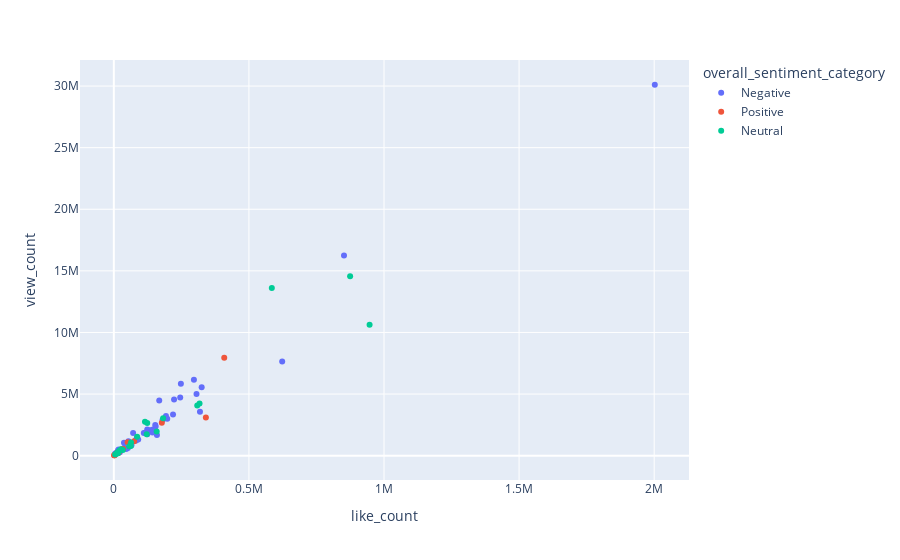

Notebook code cell kept with this figure:
### Code cell
fig = px.scatter(video_df_top, x= 'like_count', y="view_count" , hover_data=['video_title' , 'upload_date' , 'mean_sentiment_score' , 'median_sentiment_score'] , color = 'overall_sentiment_category' )
fig.show()

### Figure 1 — Plotly figure (JSON) as saved in the notebook; plotly's stock layout.template omitted (floating-point values rounded to 4 significant figures; data arrays with more than 128 entries replaced by an {"elided": "..."} marker saying what was removed)
{"data": [{"customdata": {"elided": "46x4 mixed values"}, "hovertemplate": "overall_sentiment_category=Negative<br>like_count=%{x}<br>view_count=%{y}<br>video_title=%{customdata[0]}<br>upload_date=%{customdata[1]}<br>mean_sentiment_score=%{customdata[2]}<br>median_sentiment_score=%{customdata[3]}<extra></extra>", "legendgroup": "Negative", "marker": {"color": "#636efa", "symbol": "circle"}, "mode": "markers", "name": "Negative", "orientation": "v", "showlegend": true, "type": "scatter", "x": [4941, 37628, 45826, 39161, 168062, 245725, 85132, 15715, 7828, 153407, 296485, 851957, 180433, 223045, 18276, 82160, 128809, 306074, 123699, 219116, 193022, 115574, 54112, 30044, 2002289, 80809, 90274, 61655, 65159, 154716, 318865, 623213, 159558, 22415, 152663, 325141, 71427, 64077, 117969, 248207, 52224, 123892, 197699, 143156, 110940, 141783], "xaxis": "x", "y": [154792, 1038455, 532261, 650797, 4474616, 4715317, 1452106, 435588, 223064, 2493035, 6163849, 16236845, 2900702, 4554853, 508914, 1220806, 2057610, 5004675, 2116905, 3348675, 3214566, 1861965, 1160878, 546741, 30106646, 1234922, 1316230, 806622, 853458, 2370984, 3554636, 7633883, 1681458, 269367, 2018008, 5546984, 1837882, 866417, 1844903, 5827039, 625339, 1729501, 3004250, 1871976, 1835207, 2103937], "yaxis": "y"}, {"customdata": [["My New Money Printing Tablet Farm", "2022-01-07T00:00:00", 0.1114, 0.1564], ["A multimillionaire CEO’s secret manufacturing tip", "2022-02-18T00:00:00", 0.2088, 0.1608], ["I made a diamond play button out of paper", "2022-03-02T00:00:00", 0.41, 0.1789], ["I tried starting a streetwear brand for $70", "2022-03-07T00:00:00", 0.215, 0.1591], ["What influencers actually get for free…", "2022-03-08T00:00:00", 0.1067, 0.13], ["I upgraded my $ making hotspot (week 2 results)", "2022-03-10T00:00:00", 0.1033, 0.1609], ["My sneaky plan to monetize my meme page…", "2022-05-18T00:00:00", 0.2402, 0.1375], ["My Money Printing Tablet Farm Journey (How much I made)", "2022-05-24T00:00:00", 0.3017, 0.1683], ["I Bought The Cheapest Rolex On eBay", "2022-06-08T00:00:00", 0.1177, 0.1507], ["Taste testing the most expensive water on Amazon", "2022-07-07T00:00:00", 0.1276, 0.1462], ["I paid Fiverr to redesign my product packaging", "2022-07-14T00:00:00", 0.1229, 0.1508], ["saying goodbye…", "2022-08-03T00:00:00", 0.4871, 0.6382], ["I Bought Gold Pay Dirt And Made $______", "2022-08-19T00:00:00", 0.1336, 0.1465], ["I bought $500 worth of G-Shock￼￼ watches", "2022-10-14T00:00:00", 0.389, 0.4699], ["Anyone need a new camera?", "2022-11-01T00:00:00", 0.629, 0.7874]], "hovertemplate": "overall_sentiment_category=Positive<br>like_count=%{x}<br>view_count=%{y}<br>video_title=%{customdata[0]}<br>upload_date=%{customdata[1]}<br>mean_sentiment_score=%{customdata[2]}<br>median_sentiment_score=%{customdata[3]}<extra></extra>", "legendgroup": "Positive", "marker": {"color": "#EF553B", "symbol": "circle"}, "mode": "markers", "name": "Positive", "orientation": "v", "showlegend": true, "type": "scatter", "x": [11572, 51289, 177703, 34462, 18598, 33465, 15479, 1413, 14921, 340768, 408708, 16707, 1582, 75225, 3162], "xaxis": "x", "y": [225342, 1092992, 2674456, 530461, 270517, 541794, 252723, 32861, 221018, 3095865, 7941682, 215543, 37322, 1162979, 40723], "yaxis": "y"}, {"customdata": [["At 25yo I was doing $100k per month on eBay", "2022-01-24T00:00:00", 0.07892, 0.1503], ["I Paid Fiverr Video Editors To Make A Commercial", "2022-01-25T00:00:00", 0.09683, 0.1386], ["How much my Pokémon cards investment is worth 💰", "2022-01-26T00:00:00", -0.06127, 0.1308], ["How I built a tablet farm that makes me money…", "2022-01-28T00:00:00", -0.05612, 0.1246], ["I made a chain so I can wear my NFT’s…", "2022-02-02T00:00:00", 0.0838, 0.1297], ["How to grow $1k into $1mil online (what I did)", "2022-02-04T00:00:00", -0.07903, 0.1206], ["Ranking side hustles I’ve tried from worst to best", "2022-02-14T00:00:00", 0.0249, 0.1413], ["I built a sunglasses brand to compete with Ray-Ban", "2022-02-24T00:00:00", -0.03982, 0.1253], ["I tried making a pro commercial for under $500", "2022-04-21T00:00:00", 0.06025, 0.1314], ["I bought a Pokémon collection to flip for profit (AGAIN)", "2022-04-29T00:00:00", 0.0437, 0.1356], ["Make this ONE change to 2x your eBay/Amazon sales", "2022-05-20T00:00:00", 0.09203, 0.1381], ["Did I find real Yeezy slides?", "2022-05-30T00:00:00", -0.04126, 0.1164], ["I’m building a sunglasses brand to compete with Rayban (ep.2)", "2022-06-28T00:00:00", -0.01623, 0.1338], ["I tried turning $21 into $100 in profit (30min challenge)", "2022-07-12T00:00:00", -0.07333, 0.1206], ["I bought a questionable pineapple…", "2022-07-20T00:00:00", -0.02234, 0.1254], ["How she started a $10mil per year “side hustle”", "2022-07-28T00:00:00", -0.05356, 0.1222], ["Revealing My Entire Pokémon Investment", "2022-08-08T00:00:00", 0.06532, 0.1472], ["He sold me fake Pokémon cards… maybe?", "2022-08-12T00:00:00", -0.07357, 0.1329], ["I got a gadget filled mystery box in the mail #shorts #sponsored", "2022-08-31T00:00:00", -0.07036, 0.1342], ["I paid an artist $20 to turn Yeezy sneakers into sunglasses", "2022-09-01T00:00:00", -0.08861, 0.1313], ["Testing the world’s brightest flashlight OUTSIDE", "2022-09-08T00:00:00", 0.02862, 0.1384], ["I manufactured Yeezy sunglasses from scratch", "2022-10-12T00:00:00", 0.09488, 0.154], ["Confronting the seller of a questionable Kobe autograph", "2022-11-02T00:00:00", 0.00832, 0.1166]], "hovertemplate": "overall_sentiment_category=Neutral<br>like_count=%{x}<br>view_count=%{y}<br>video_title=%{customdata[0]}<br>upload_date=%{customdata[1]}<br>mean_sentiment_score=%{customdata[2]}<br>median_sentiment_score=%{customdata[3]}<extra></extra>", "legendgroup": "Neutral", "marker": {"color": "#00cc96", "symbol": "circle"}, "mode": "markers", "name": "Neutral", "orientation": "v", "showlegend": true, "type": "scatter", "x": [27326, 121666, 874614, 584782, 4843, 14051, 182392, 123712, 10616, 86320, 63755, 308838, 57089, 158666, 946659, 10472, 115333, 21197, 16214, 317273, 16588, 33210, 62761], "xaxis": "x", "y": [521855, 1744928, 14570731, 13609004, 98791, 268687, 3036555, 2644327, 150244, 1533920, 1075509, 4074711, 771667, 1952270, 10616068, 180821, 2756855, 421491, 211944, 4234596, 229984, 455182, 781610], "yaxis": "y"}], "layout": {"legend": {"title": {"text": "overall_sentiment_category"}, "tracegroupgap": 0}, "margin": {"t": 60}, "xaxis": {"anchor": "y", "domain": [0, 1], "title": {"text": "like_count"}}, "yaxis": {"anchor": "x", "domain": [0, 1], "title": {"text": "view_count"}}}}
